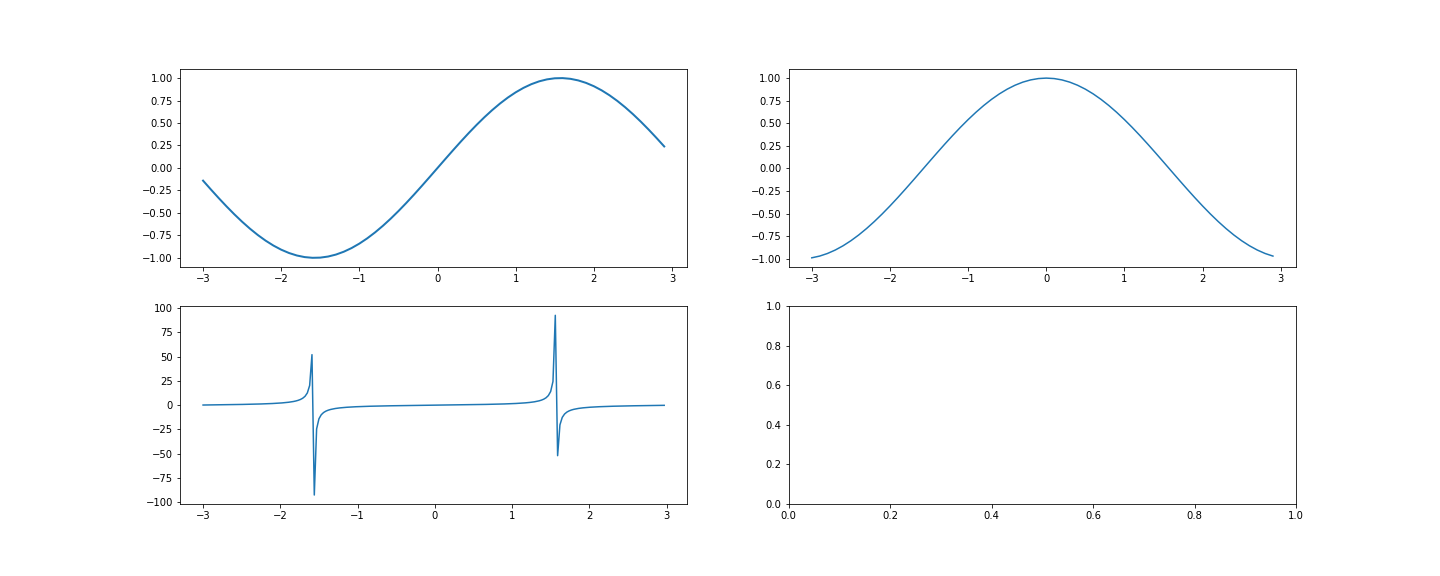

Python code for this plot:
# -*- coding: utf-8 -*-
"""
Created on Tue Sep  6 08:11:06 2022

@author: DISRCT
"""

import numpy as np
import matplotlib.pyplot as plt
import math
import random


valor = []

for i in range(3):
    a = random.randint(0, 50)
    valor.append(a)
    valor.sort()
    
sen = np.sin(valor)


#########################  SENO  #####################
senX = np.arange(-3,3,0.1)
senY = np.sin(senX)

fig, eixo = plt.subplots(nrows = 2, ncols = 2, figsize = (20,8))
eixo[0][0].plot(senX,senY, linewidth=2, label='Sen')


########################### COSSENO ##################


cosX = np.arange(-3,3,0.1)
cosY = np.cos(cosX)
eixo[0][1].plot(cosX,cosY,label='Cos')


###################### TANGENTE ######################

tanX = np.arange(-3,3,0.03)
tanY = np.tan(tanX)
eixo[1][0].plot(tanX,tanY,label='Tan')
# help(plt.plot)

plt.savefig('Atividade 1.png')
##############################################################################
##############################################################################
##############################################################################
